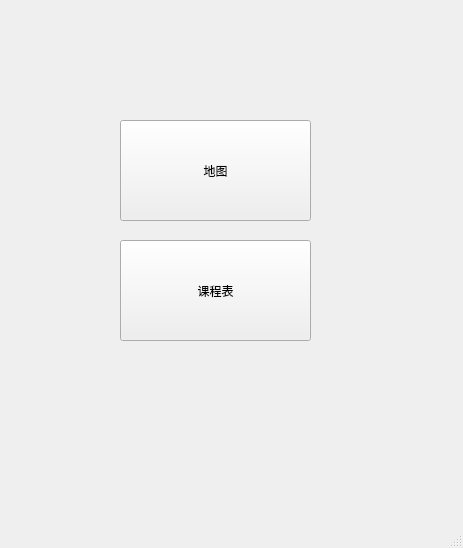
<?xml version="1.0" encoding="UTF-8"?>
<ui version="4.0">
 <class>MainWindow</class>
 <widget class="QMainWindow" name="MainWindow">
  <property name="geometry">
   <rect>
    <x>0</x>
    <y>0</y>
    <width>463</width>
    <height>548</height>
   </rect>
  </property>
  <property name="windowTitle">
   <string>MainWindow</string>
  </property>
  <widget class="QWidget" name="centralwidget">
   <widget class="QPushButton" name="pushButton">
    <property name="geometry">
     <rect>
      <x>120</x>
      <y>120</y>
      <width>191</width>
      <height>101</height>
     </rect>
    </property>
    <property name="text">
     <string>地图</string>
    </property>
   </widget>
   <widget class="QPushButton" name="pushButton_2">
    <property name="geometry">
     <rect>
      <x>120</x>
      <y>240</y>
      <width>191</width>
      <height>101</height>
     </rect>
    </property>
    <property name="text">
     <string>课程表</string>
    </property>
   </widget>
  </widget>
  <widget class="QMenuBar" name="menubar">
   <property name="geometry">
    <rect>
     <x>0</x>
     <y>0</y>
     <width>463</width>
     <height>21</height>
    </rect>
   </property>
  </widget>
  <widget class="QStatusBar" name="statusbar"/>
 </widget>
 <resources/>
 <connections/>
</ui>
